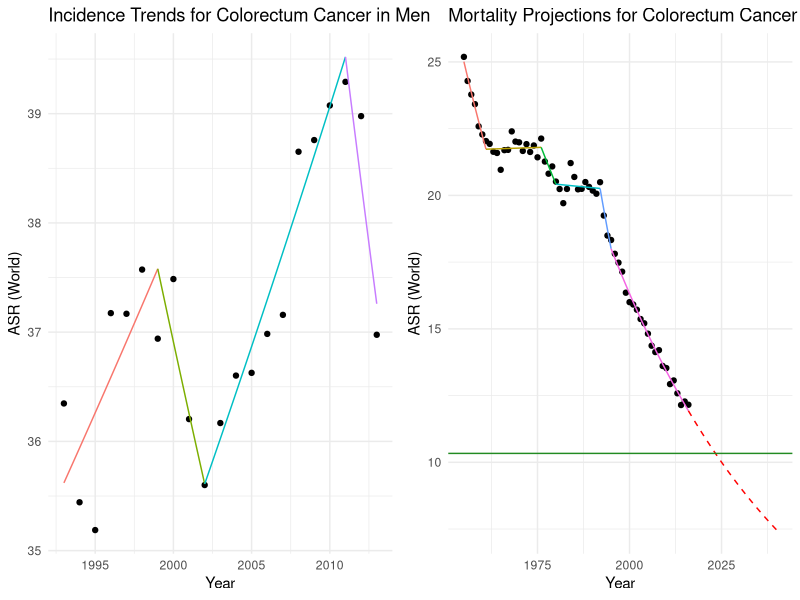
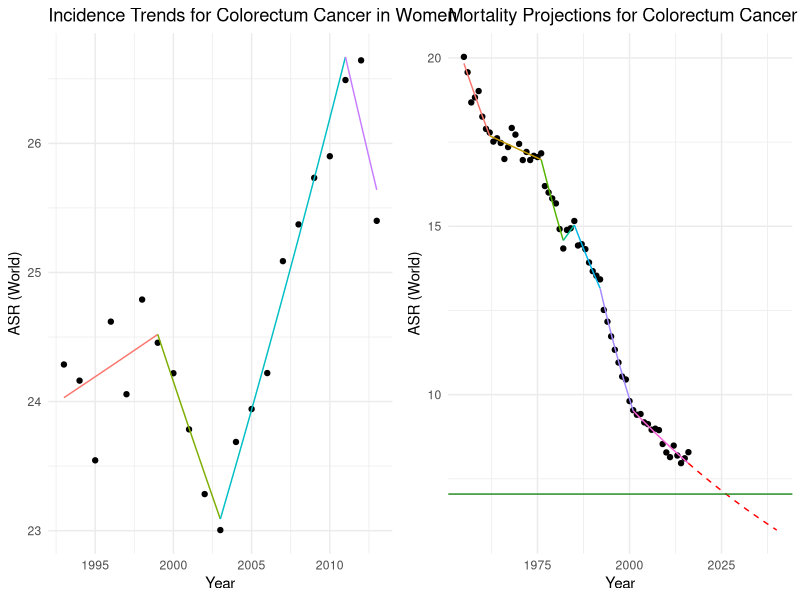
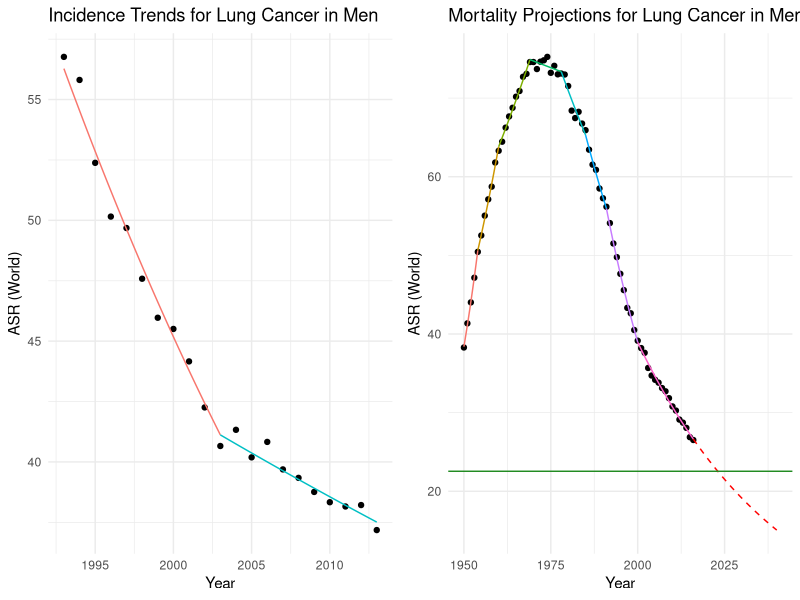
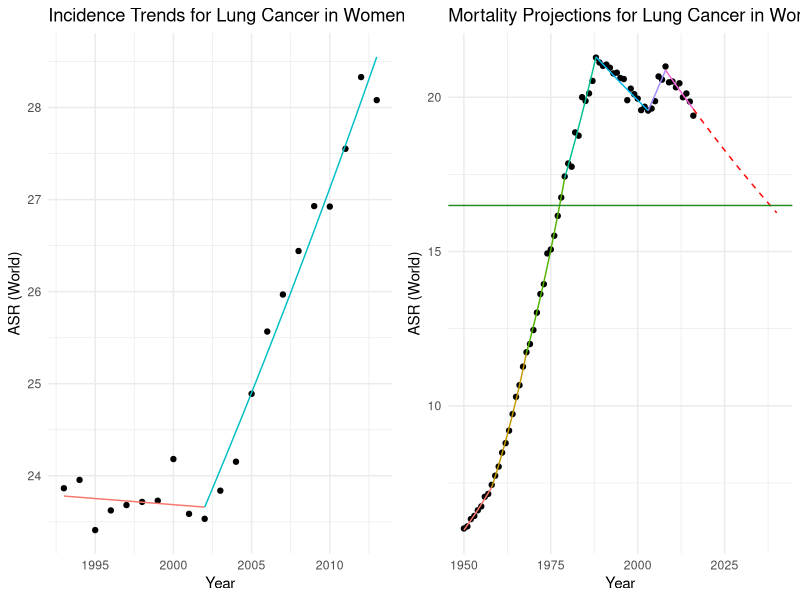
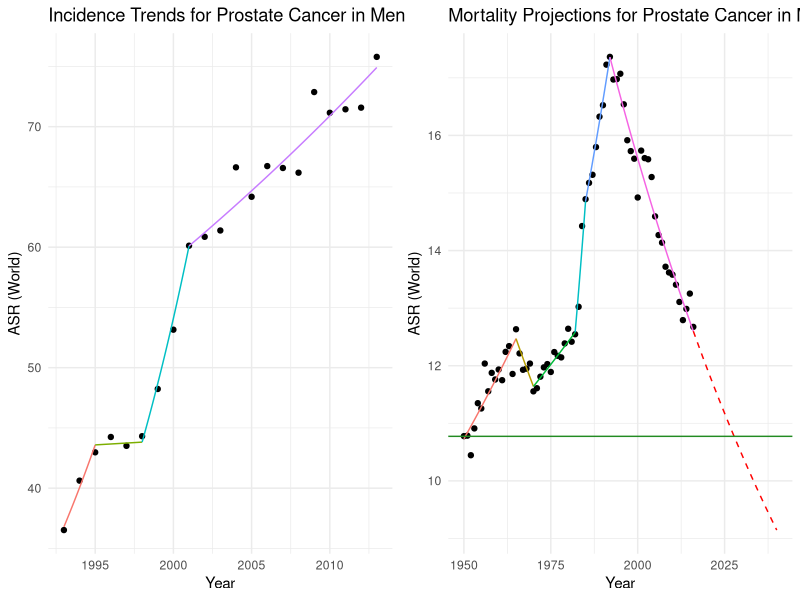
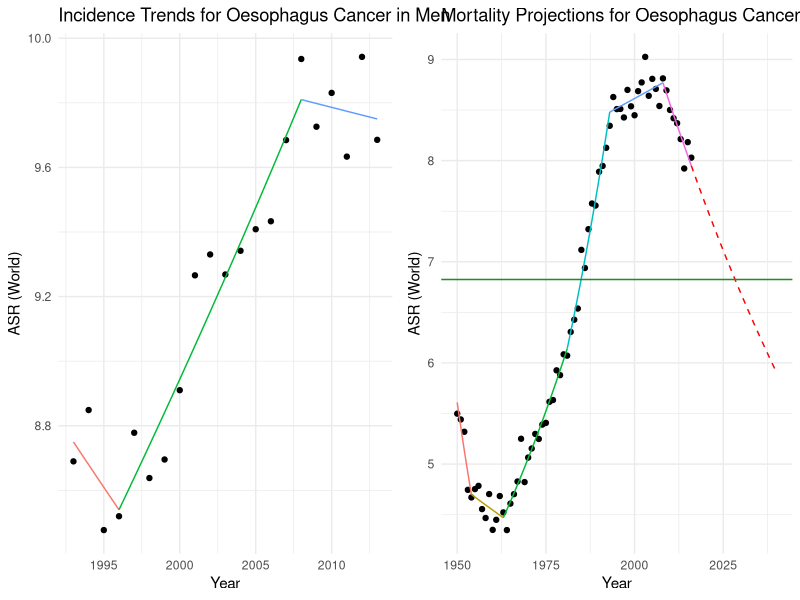
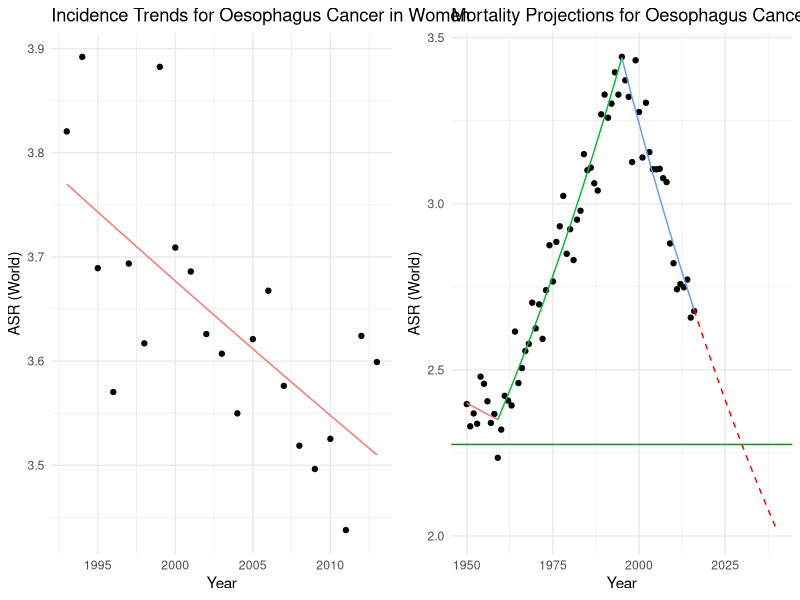
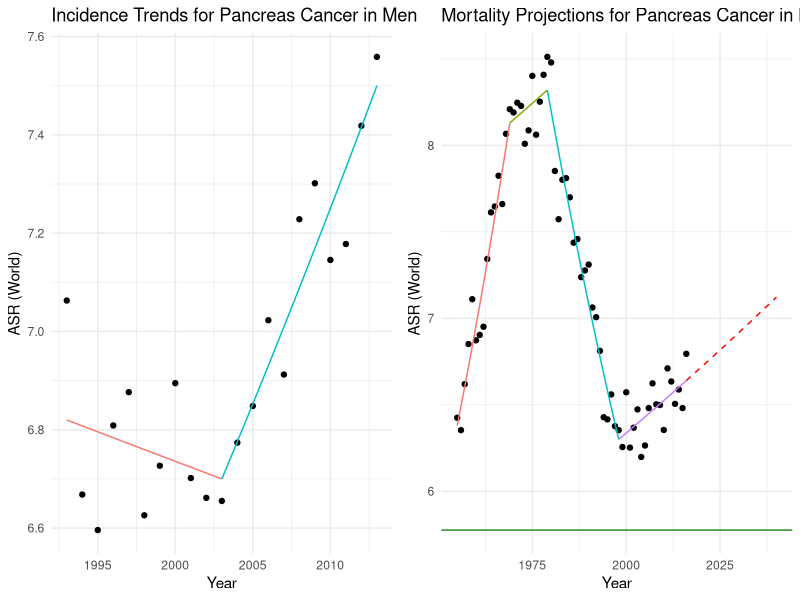

R code for these plots, in order:
## ---- chunk 1
library(dplyr)
library(readxl)
library(ggplot2)
library(gridExtra)
library(scales)
## ---- chunk 2
# knitr::opts_knit$set(root.dir = "C:/Users/rfrost/OneDrive - The Institute of Cancer Research/Documents/Position Paper/Data")
knitr::opts_knit$set(root.dir = "C:/Users/rfrost/OneDrive - The Institute of Cancer Research/Documents/UK-cancer-trends/Data")
theme_set(theme_minimal())
## ---- chunk 3

extract_joinpoint_splines <- function(data_jp){
  
  joins <- data_jp |>
    filter(grepl(Flag, pattern = "Joinpoint")) |>
    mutate(section = as.numeric(gsub(Flag, pattern = "Joinpoint ", replacement = "")))
  
  joins2 <- joins |>
    mutate(section = section + 1)
  
  start_end <- data_jp |>
    filter(row_number() %in% c(1, nrow(data_jp))) |>
    arrange(Year) |>
    mutate(section = case_when(
      row_number() == 1 ~ 1,
      row_number() == 2 ~ Joinpoints[1] + 1
    )) |>
    rbind(joins) |>
    rbind(joins2) |>
    select(Year, Model, section) |>
    arrange(Year, section)
  
  

  output_data <- data.frame()

  # Adding in points to get to exponential curves
  for(i in 1:(max(data_jp$Joinpoints)+1)){
    
    tempdata <- start_end[start_end$section == i,]

    new_data <- data.frame(Year = seq(tempdata$Year[1], tempdata$Year[2], by = 0.1))
    new_data$Model <- seq(log(tempdata$Model[1]), log(tempdata$Model[2]), by = (log(tempdata$Model[2]) - log(tempdata$Model[1]))/(nrow(new_data)-1))
    new_data$Model <- exp(new_data$Model)
    new_data$section <- i

    output_data <- rbind(output_data, new_data)

  }
  
  return(output_data)
  
}


plot_joinpoint_output <- function(cancer, sex, data, data_jp, incmort, projection.yr = NA, projection.target = NA){
  
  # Filter both dataframes for the relevant data
  data <- data |>
    filter(`Cancer label` == cancer, Sex == sex)
  data_jp <- data_jp |>
    filter(Cancer.label == cancer, Sex == sex)
  
  jp_plot <- extract_joinpoint_splines(data_jp)
  
  sex_lab <- ifelse(sex == 2, "Women", "Men")
  
  projection <- !is.na(projection.yr) & !is.na(projection.target)
  
  proj_lab <- ifelse(projection, "Projections", "Trends")
  
  plot <- ggplot(data = data, aes(x = Year, y = `ASR (World)`)) +
      geom_point() +
      geom_line(data = jp_plot, aes(x = Year, y = Model, colour = factor(section))) +
      scale_colour_discrete() +
      guides(colour = "none") +
      # geom_point(data = jp_plot, aes(x = Year, y = Model, colour = section)) +
      ggtitle(paste0(incmort, " ", proj_lab, " for ", cancer, " Cancer in ", sex_lab))
  
  if(projection){  
    final <- data_jp |>
      arrange(desc(Year)) |>
      filter(row_number() == 1) |>
      mutate(APC = as.numeric(gsub(APC, pattern = "\\*", replacement = "")),
             APCnew = 1 + APC/100)
    
    final_data <- data |>
      arrange(desc(Year)) |>
      filter(row_number()==1)

    
    proj_data <- data.frame(Year = seq(final$Year, projection.yr, by = 0.1))
    proj_data$lograte <- seq(from = log(final$Model), by = log((final$APCnew)^(1/10)), length.out = nrow(proj_data))
    proj_data$rate <- exp(proj_data$lograte)
    
    plot <- plot +
      geom_line(data = proj_data, aes(x = Year, y = rate), colour = "red", linetype = "dashed") +
      geom_hline(yintercept = final_data$`ASR (World)`*projection.target, colour = "forestgreen")
  }
  
  return(plot)
  
}


## ---- chunk 4

incidence_data <- read_excel("Cancer_Projection_Data.xlsx") |>
  filter(Type == 0)

incidence_jp <- read.delim("Cancer_Incidence_Joinpoint.txt", sep = "\t")

mortality_data <- read_excel("Cancer_Projection_Data.xlsx") |>
  filter(Type == 1)

mortality_jp <- read.delim("Cancer_Mortality_Joinpoint.txt", sep = "\t")

cancers <- unique(mortality_data$`Cancer label`)
sexes <- c(1,2)

plots <- list()

for(cancer in cancers){
  for(sex in sexes){
    if((cancer == "Prostate" & sex == 2) | 
       (cancer == "Breast" & sex == 1)){
      
    } else {
      p1 <- plot_joinpoint_output(cancer, sex, incidence_data, incidence_jp, "Incidence")
      # plots[[paste0(cancer, "|", sex, "|Incidence")]] <- plot_joinpoint_output(cancer, sex, incidence_data, incidence_jp, "Incidence")
      p2 <- plot_joinpoint_output(cancer, sex, mortality_data, mortality_jp, "Mortality", projection.yr = 2040, projection.target = 0.85)
      # plots[[paste0(cancer, "|", sex, "|Mortality")]] <- plot_joinpoint_output(cancer, sex, mortality_data, mortality_jp, "Mortality", projection.yr = 2035, projection.target = 0.91)
      grid.arrange(p1, p2, nrow = 1, widths = c(4,4))
    }
  }
}

## ---- chunk 5

# Filter both dataframes for the relevant data
data <- incidence_data |>
  filter(`Cancer label` == "Breast")
data_jp <- incidence_jp |>
  filter(Cancer.label == "Breast")

jp_plot <- extract_joinpoint_splines(data_jp)

plot <- ggplot(data = data, aes(x = Year, y = `ASR (World)`)) +
    geom_point() +
    geom_line(data = jp_plot, aes(x = Year, y = Model, colour = factor(section))) +
    scale_colour_discrete() +
    guides(colour = "none") +
    ggtitle("Incidence Rates for Breast Cancer in the UK")

final <- data_jp |>
  arrange(desc(Year)) |>
  filter(row_number() == 1) |>
  mutate(APC = as.numeric(gsub(APC, pattern = "\\*", replacement = "")),
         APCnew = 1 + APC/100)

final_data <- data |>
  arrange(desc(Year)) |>
  filter(row_number()==1)


proj_data <- data.frame(Year = seq(final$Year, 2040, by = 0.1))
proj_data$lograte <- seq(from = log(final$Model), by = log((final$APCnew)^(1/10)), length.out = nrow(proj_data))
proj_data$rate <- exp(proj_data$lograte)

plot <- plot +
  geom_line(data = proj_data, aes(x = Year, y = rate), colour = "red", linetype = "dashed") 

plot +
  scale_x_continuous(breaks = pretty_breaks())


## ---- chunk 6

# Filter both dataframes for the relevant data
data <- mortality_data |>
  filter(`Cancer label` == "Breast") |>
  filter(Year >= 1993)
data_jp <- mortality_jp |>
  filter(Cancer.label == "Breast")

jp_plot <- extract_joinpoint_splines(data_jp) |>
  filter(Year >= 1993)

plot <- ggplot(data = data, aes(x = Year, y = `ASR (World)`)) +
    geom_point() +
    geom_line(data = jp_plot, aes(x = Year, y = Model, colour = factor(section))) +
    scale_colour_discrete() +
    guides(colour = "none") +
    ggtitle("Mortality Rates for Breast Cancer in the UK")

final <- data_jp |>
  arrange(desc(Year)) |>
  filter(row_number() == 1) |>
  mutate(APC = as.numeric(gsub(APC, pattern = "\\*", replacement = "")),
         APCnew = 1 + APC/100)

final_data <- data |>
  arrange(desc(Year)) |>
  filter(row_number()==1)


proj_data <- data.frame(Year = seq(final$Year, 2040, by = 0.1))
proj_data$lograte <- seq(from = log(final$Model), by = log((final$APCnew)^(1/10)), length.out = nrow(proj_data))
proj_data$rate <- exp(proj_data$lograte)

plot <- plot +
  geom_line(data = proj_data, aes(x = Year, y = rate), colour = "red", linetype = "dashed") +
  geom_hline(yintercept = final_data$`ASR (World)`*0.85, colour = "forestgreen")

plot +
  scale_x_continuous(breaks = pretty_breaks())

